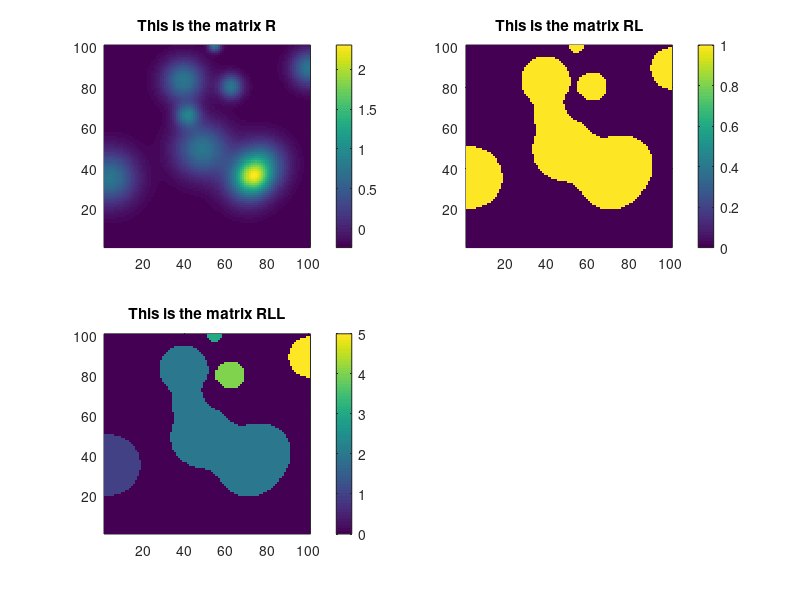

Recreate this plot in MATLAB.
% Script: bwlabel_example.m
% Author: Peter Blossey, pblossey@u.washington.edu
% Purpose: Demonstrate use of bwlabel and regionprops in MATLAB
%          to count discrete patches or blobs and compute their
%          properties, e.g. their areas and centroids.
% Written: April 2008.

clear all; close all % clean up work space

% set up a bunch of gaussians, with differing half-widths, as the blobs.

[X,Y] = meshgrid([0:100],[0:100]); % define grid

N = 10; % number of gaussian humps

% define x and y locations of gaussian humps and their radii.
x0 = floor(100*rand(1,N));
y0 = floor(100*rand(1,N));
r0 = 1+floor(9*rand(1,N));

% define R matrix as sum of these gaussian humps.
R = zeros(size(X));
for n = 1:length(x0)
  R = R + exp(-( (X-x0(n)).^2 + (Y-y0(n)).^2 )/2/r0(n).^2);
end
% subtract away mean from R.
R = R - mean(mean(R));

% define zero as the threshold for identifying a blob.
TOL = 0.0;

% set up RL matrix which is one where R>TOL and zero elsewhere.
RL = zeros(size(R));
RL(find(R>TOL)) = 1;

% Call bwlabel -- this idenitifies and counts that blobs.
%   Note that the second argument indicates whether blobs are
%   considered contiguous if they share an edge (if the value is
%   four) or if they share either an edge or a corner (if the value
%   is eight).
RLL = bwlabel(RL,4);

% Use regionprops to compute the properties of the blobs.
stats = regionprops(RLL,'Area','Centroid');

% write out the list of blobs and their properties
for n = 1:length(stats)
  disp(sprintf('Blob number = %d, Area = %g, Centroid = (%g, %g)',...
               n,stats(n).Area,stats(n).Centroid))
end

% make a plot of the three matrices: R, RL and RLL.
figure(10); clf

subplot(221); pcolor(R); shading flat; colorbar; ...
    title('This is the matrix R');
subplot(222); pcolor(RL); shading flat; colorbar; ...
    title('This is the matrix RL');
subplot(223); pcolor(RLL); shading flat; colorbar; ...
    title('This is the matrix RLL');